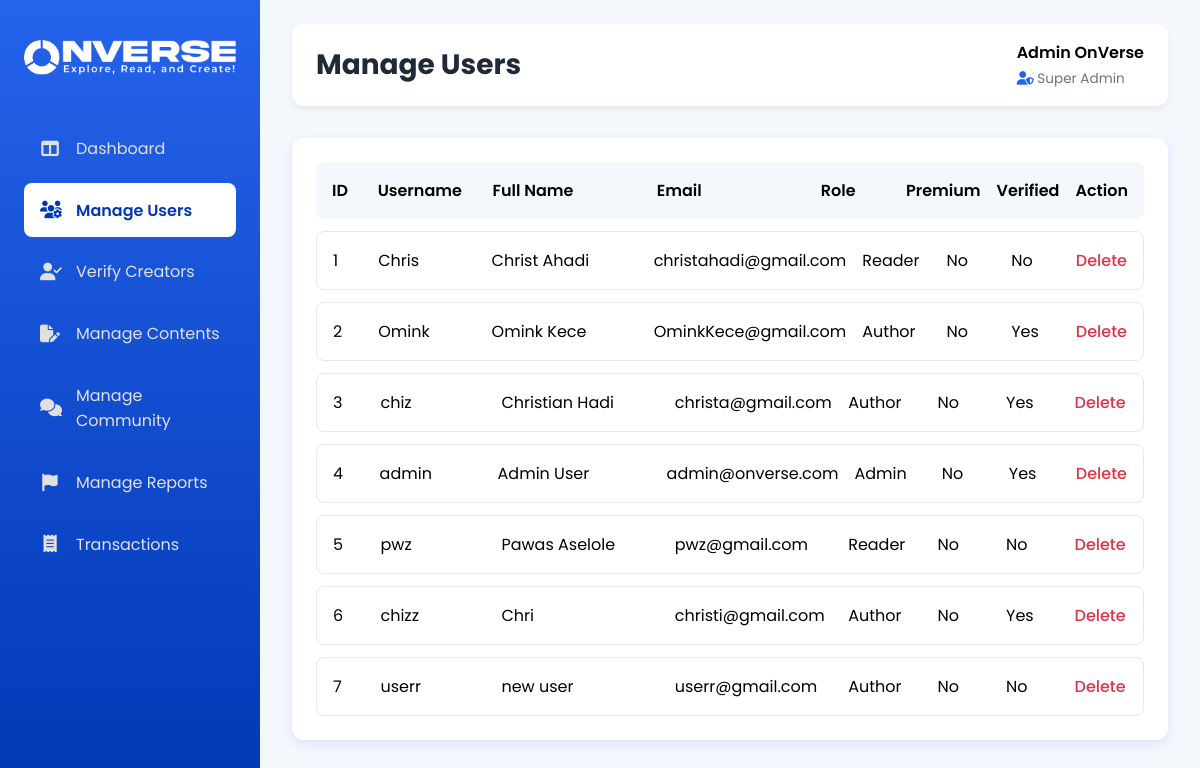
Screenshot of /Admin/manage_user.php with the database file from the repository.
### tables this page shows
CREATE TABLE `users` (
  `id` int(11) NOT NULL,
  `username` varchar(50) NOT NULL,
  `fullname` varchar(255) DEFAULT NULL,
  `age` int(11) NOT NULL,
  `email` varchar(100) NOT NULL,
  `photo` varchar(255) DEFAULT 'pp.jpg',
  `password` varchar(255) NOT NULL,
  `role` enum('reader','author','admin') NOT NULL DEFAULT 'reader',
  `gender` enum('Male','Female') NOT NULL,
  `creator` tinyint(1) DEFAULT 0,
  `verified` tinyint(1) NOT NULL DEFAULT 0 COMMENT 'Status verifikasi untuk role author',
  `country` char(2) NOT NULL,
  `coin` int(11) DEFAULT 0,
  `thread_count` int(11) DEFAULT 0,
  `reply_count` int(11) DEFAULT 0,
  `is_premium` tinyint(1) NOT NULL DEFAULT 0,
  `premium_expiry_date` date DEFAULT NULL,
  `created_at` datetime DEFAULT current_timestamp()
);

### Admin/manage_user.php (the view, shortened to what this page needs)
<?php
include 'includes/header.php';
$stmt = $pdo->query("SELECT id, username, fullname, email, role, is_premium, verified FROM users ORDER BY id ASC");
$users = $stmt->fetchAll();
?>
<div class="content-panel">
    <div class="data-grid user-grid-updated">
        <div class="grid-header">
            <span>ID</span>
            <span>Username</span>
            <span>Full Name</span>
            <span>Email</span>
            <span>Role</span>
            <span>Premium</span>
            <span>Verified</span>
            <span>Action</span>
        </div>
        <?php if (empty($users)): ?>
            <div class="grid-row-message">
                <p>Tidak ada data pengguna.</p>
            </div>
        <?php else: ?>
            <?php foreach ($users as $user): ?>
                <div class="grid-row">
                    <span data-label="ID"><?php echo htmlspecialchars($user['id']); ?></span>
                    <span data-label="Username"><?php echo htmlspecialchars($user['username']); ?></span>
                    <span data-label="Full Name"><?php echo htmlspecialchars($user['fullname'] ?? '-'); ?></span>
                    <span data-label="Email"><?php echo htmlspecialchars($user['email']); ?></span>
                    <span data-label="Role"><?php echo ucfirst(htmlspecialchars($user['role'])); ?></span>
                    <span data-label="Premium"><?php echo $user['is_premium'] ? 'Yes' : 'No'; ?></span>
                    <span data-label="Verified"><?php echo $user['verified'] ? 'Yes' : 'No'; ?></span>
                    <span data-label="Action">
                        <form method="POST" onsubmit="return confirm('Anda yakin ingin menghapus user ini?');"
                            style="display:inline;">
                            <button type="submit" class="action-link delete">Delete</button>
                        </form>
                    </span>
                </div>
            <?php endforeach; ?>
        <?php endif; ?>
    </div>
</div>
<?php include 'includes/footer.php'; ?>

### Admin/assets/css/style.css (style rules this page uses)
:root { --primary-blue: #2563EB; --dark-blue: #0038B4; --light-bg: #f4f7fc; --white: #ffffff; --gray-text: #6b7280; --dark-text: #1f2937; --border-color: #e5e7eb; --sidebar-width: 260px; }
* { margin: 0; padding: 0; box-sizing: border-box; }
body { font-family: 'Poppins', sans-serif; background-color: var(--light-bg); }
.card, .content-panel, .admin-power { background-color: #ffffff; border-radius: 12px; box-shadow: 0 4px 12px rgba(0, 56, 180, 0.1); border: none; padding: 1.5rem; }
.data-grid { display: flex; flex-direction: column; gap: 0.75rem; }
.grid-header, .grid-row { display: grid; padding: 1rem; border-radius: 8px; align-items: center; gap: 1rem; }
.grid-header { background-color: var(--light-bg); font-weight: 600; }
.grid-row { background-color: var(--white); border: 1px solid var(--border-color); transition: border-color 0.2s; }
.user-grid-updated .grid-header, .user-grid-updated .grid-row { grid-template-columns: 0.3fr 1fr 1.5fr 1.5fr 0.7fr 0.5fr 0.5fr 0.5fr; }
.action-link { text-decoration: none; font-weight: 500; }
.action-link.delete, .action-link.reject { color: #dc3545; }
button.action-link { background: none; border: none; cursor: pointer; padding: 0; font-size: inherit; font-family: inherit; }

### rows the page displays
users: id "1", username "Chris", fullname "Christ Ahadi", email "christahadi@gmail.com", role "Reader", is_premium "No", verified "No"
users: id "2", username "Omink", fullname "Omink Kece", email "OminkKece@gmail.com", role "Author", is_premium "No", verified "Yes"
users: id "3", username "chiz", fullname "Christian Hadi", email "christa@gmail.com", role "Author", is_premium "No", verified "Yes"
users: id "4", username "admin", fullname "Admin User", email "admin@onverse.com", role "Admin", is_premium "No", verified "Yes"
users: id "5", username "pwz", fullname "Pawas Aselole", email "pwz@gmail.com", role "Reader", is_premium "No", verified "No"
users: id "6", username "chizz", fullname "Chri", email "christi@gmail.com", role "Author", is_premium "No", verified "Yes"
users: id "7", username "userr", fullname "new user", email "userr@gmail.com", role "Author", is_premium "No", verified "No"

### other values shown
$page_title "Manage Users"
